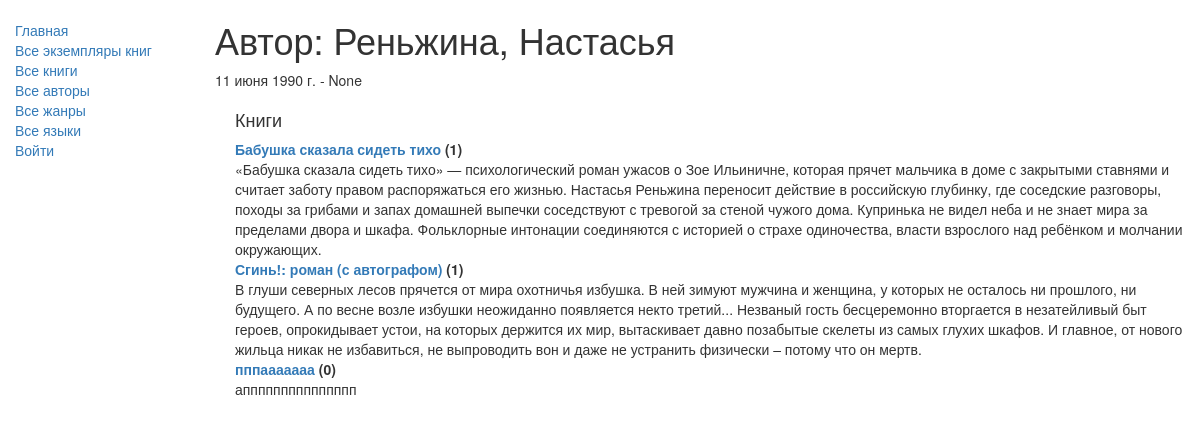
The app's page /catalog/author/1 with its own data.
### catalog/models.py (models this page shows, shortened)
class Author(models.Model):
    first_name = models.CharField(max_length=100, verbose_name="Имя")
    last_name = models.CharField(max_length=100, verbose_name="Фамилия")
    date_of_birth = models.DateField(verbose_name="Дата рождения", null=True, blank=True)
    date_of_death = models.DateField(verbose_name="Дата смерти", null=True, blank=True)
    class Meta:
        verbose_name = "Автор"
        verbose_name_plural = "Авторы"

class Book(models.Model):
    title = models.CharField(max_length=200, verbose_name="Название")
    author = models.ForeignKey(
        Author,
        on_delete=models.SET_NULL,
        null=True,
        verbose_name="Автор"
    )
    summary = models.TextField(
        max_length=1000,
        verbose_name="Аннотация",
        help_text="Введите краткое описание книги"
    )
    isbn = models.CharField(
        max_length=13,
        verbose_name="ISBN",
        help_text='13 символов <a href="https://www.isbn-international.org/content/what-isbn">ISBN номер</a>'
    )
    genre = models.ManyToManyField(
        Genre,
        verbose_name="Жанр",
        help_text="Выберите жанр для этой книги"
    )
    language = models.ForeignKey(
        Language,
        on_delete=models.SET_NULL,
        null=True,
        verbose_name="Язык"
    )
    class Meta:
        verbose_name = "Книга"
        verbose_name_plural = "Книги"
    def display_genre(self):
        return ', '.join([genre.name for genre in self.genre.all()[:3]])
    display_genre.short_description = 'Жанр'

### catalog/views.py (the view)
# urls.py: path('author/<int:pk>', views.AuthorDetailView.as_view(), name='author-detail'),
class AuthorDetailView(generic.DetailView):
    model = Author

### catalog/templates/catalog/author_detail.html
{% extends "base_generic.html" %}
{% block content %}
  <h1>Автор: {{ author.last_name }}, {{ author.first_name }}</h1>
  <p>{{ author.date_of_birth }} - {{ author.date_of_death }}</p>
  <div style="margin-left:20px;margin-top:20px">
    <h4>Книги</h4>
    <dl>
      {% for book in author.book_set.all %}
        <dt><a href="{% url 'book-detail' book.pk %}">{{ book.title }}</a> ({{ book.bookinstance_set.all.count }})</dt>
        <dd>{{ book.summary }}</dd>
      {% empty %}
        <p>У этого автора пока нет книг в библиотеке.</p>
      {% endfor %}
    </dl>
  </div>
{% endblock %}

### records on screen
Author: last_name "Реньжина", first_name "Настасья", date_of_birth "11 июня 1990 г.", date_of_death "None"
Book: title "Бабушка сказала сидеть тихо", bookinstance_set.all.count "1", summary "«Бабушка сказала сидеть тихо» — психологический роман ужасов о Зое Ильиничне, которая прячет мальчика в доме с закрытыми ставнями и считает заботу правом распоряжаться его жизнью. Настасья Реньжина переносит действие в российскую глубинку, где соседские разговоры, походы за грибами и запах домашней выпечки соседствуют с тревогой за стеной чужого дома. Купринька не видел неба и не знает мира за пределами двора и шкафа. Фольклорные интонации соединяются с историей о страхе одиночества, власти взрослого над ребёнком и молчании окружающих."
Book: title "Сгинь!: роман (с автографом)", bookinstance_set.all.count "1", summary "В глуши северных лесов прячется от мира охотничья избушка. В ней зимуют мужчина и женщина, у которых не осталось ни прошлого, ни будущего. А по весне возле избушки неожиданно появляется некто третий... Незваный гость бесцеремонно вторгается в незатейливый быт героев, опрокидывает устои, на которых держится их мир, вытаскивает давно позабытые скелеты из самых глухих шкафов. И главное, от нового жильца никак не избавиться, не выпроводить вон и даже не устранить физически – потому что он мертв."
Book: title "пппааааааа", bookinstance_set.all.count "0", summary "аппппппппппппппп"
